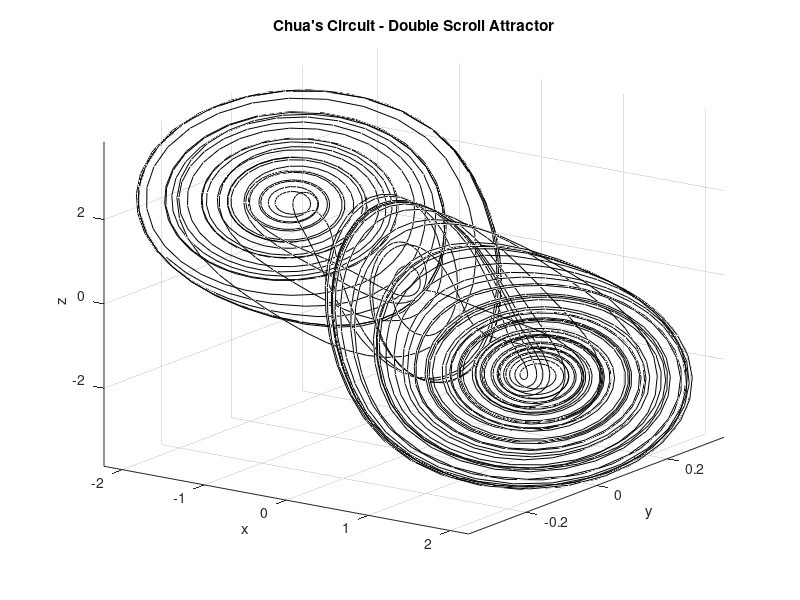

Source code (MATLAB):

clc; clear; close all;

alpha = 18.39; %%classico 16.6, a 18.4 diventa uno spirale
beta = 39; %% classico è 28, 
m0 = -1.143;
m1 = -0.714;


chua_diode = @(x) m1*x + 0.5*(m0 - m1)*(abs(x + 1) - abs(x - 1));

chua_ode = @(t, X) [
    alpha * (X(2) - X(1) - chua_diode(X(1)));
    X(1) - X(2) + X(3);
    -beta * X(2)
];

X0 = [0.1; 0; 0];

tspan = [0 100];

[t, X] = ode45(chua_ode, tspan, X0);

figure;
plot3(X(:,1), X(:,2), X(:,3), 'k');
xlabel('x'); ylabel('y'); zlabel('z');
title('Chua''s Circuit - Double Scroll Attractor');
grid on; axis tight; view(35, 20);
